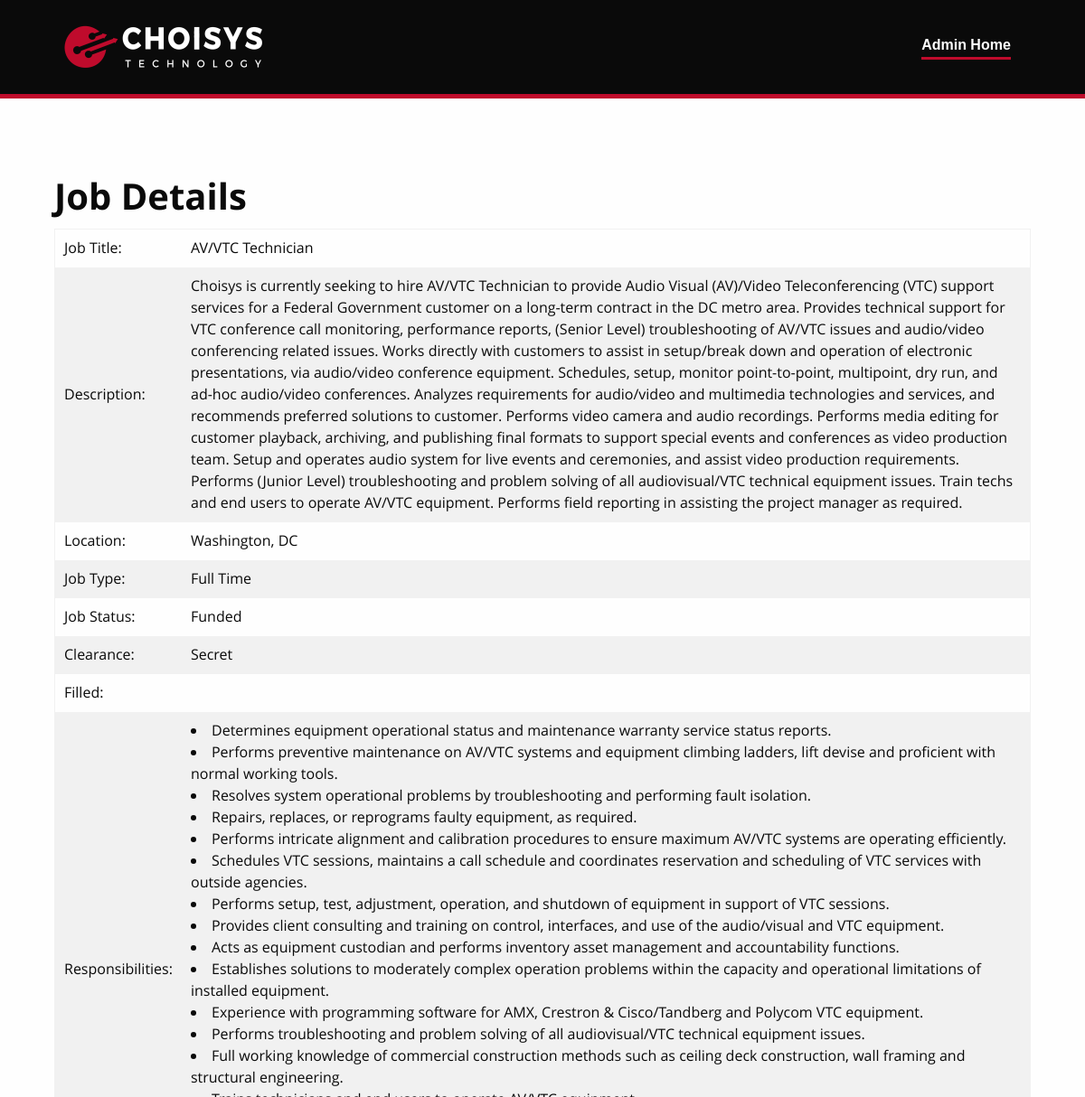
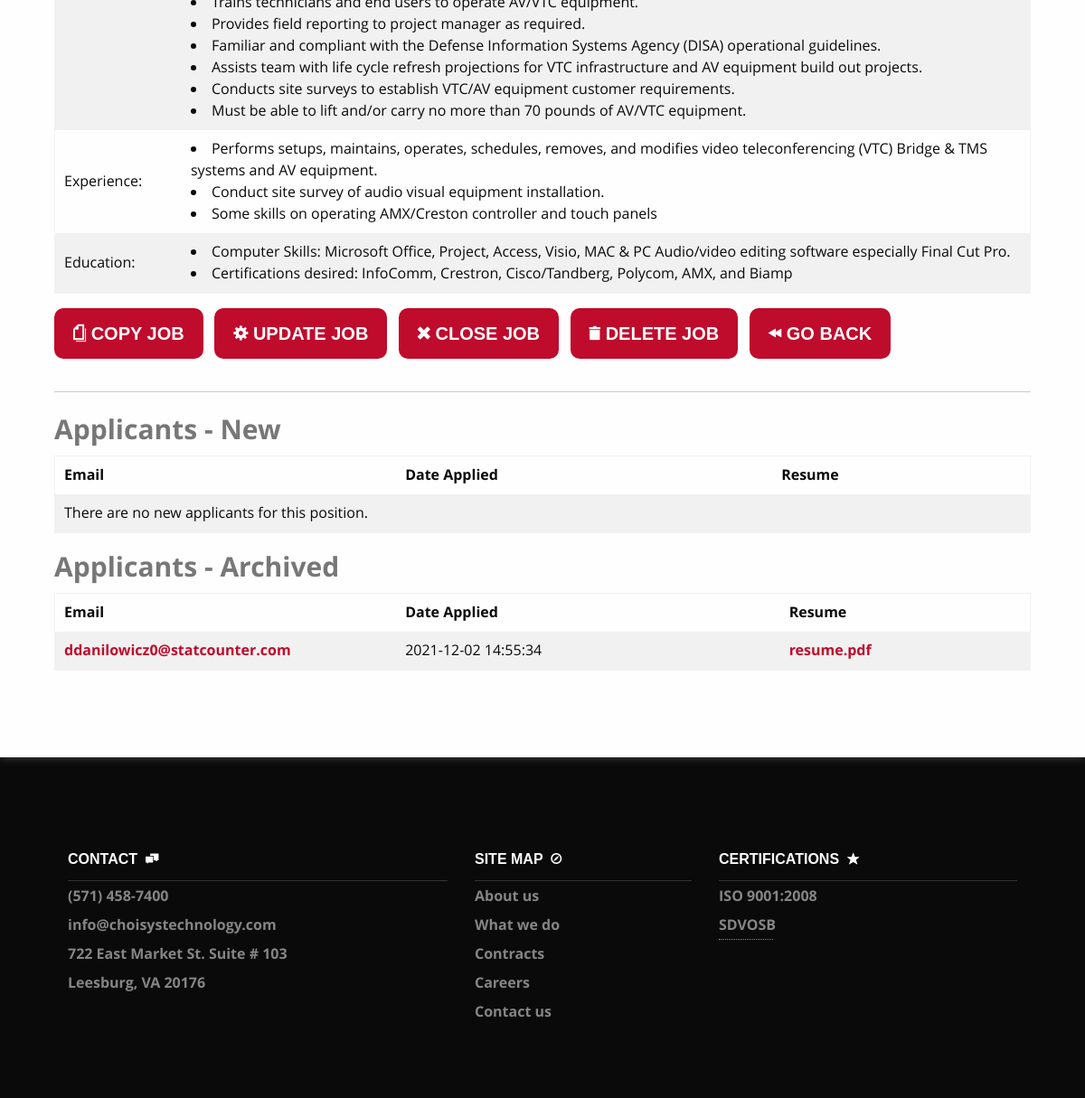
Screenshot of /src/html/admin/details-job.php?jobid=00009 with the database file from the repository (2 pictures, top to bottom).
### tables this page shows
CREATE TABLE `jobreqs` (
  `ID` int(5) UNSIGNED ZEROFILL NOT NULL,
  `TITLE` varchar(50)  NOT NULL,
  `LOCATION` varchar(50)  NOT NULL,
  `JOB_TYPE` enum('Part Time','Full Time')  NOT NULL,
  `JOB_STATUS` enum('Contingent','Funded')  NOT NULL,
  `CLEARANCE` enum('None','Public Trust','Secret','Top Secret')  NOT NULL,
  `DESCRIPTION` mediumtext  NOT NULL,
  `RESPONSIBILITY` mediumtext  NOT NULL,
  `EXPERIENCE` mediumtext  NOT NULL,
  `EDUCATION` mediumtext  NOT NULL,
  `DATE_CREATED` timestamp NOT NULL DEFAULT CURRENT_TIMESTAMP,
  `DATE_FILLED` date DEFAULT NULL
);

CREATE TABLE `applications` (
  `ID` int UNSIGNED NOT NULL,
  `JOBREQ_ID` int(5) UNSIGNED ZEROFILL NOT NULL,
  `EMAIL` varchar(100)  NOT NULL,
  `RESUME` varchar(255)  DEFAULT NULL,
  `DATE_APPLIED` timestamp NOT NULL DEFAULT CURRENT_TIMESTAMP,
  `ARCHIVE` tinyint(1) DEFAULT NULL
);

### src/private/functions.php (called while the page is built, shortened)
<?php
	function find_job_by_id($job_id) {
		global $connection;
		$safe_job_id = mysqli_real_escape_string($connection, $job_id);
		$query  = "SELECT * ";
		$query .= "FROM jobreqs ";
		$query .= "WHERE id = {$safe_job_id} ";
		$job_set = mysqli_query($connection, $query);
		if($job = mysqli_fetch_assoc($job_set)) {
			return $job;
		} else {
			return null;
		}
	}
	function find_all_apps_by_id($job_id) {
		global $connection;
		$safe_job_id = mysqli_real_escape_string($connection, $job_id);
		$query  = "SELECT * ";
		$query .= "FROM applications ";
		$query .= "WHERE jobreq_id = {$safe_job_id} ";
		$apps_set = mysqli_query($connection, $query);
		return $apps_set;
	}
?>

### src/html/admin/details-job.php (the view, shortened to what this page needs)
<?php
  include('../../private/functions.php');
  $jobid = $_GET['jobid'];
  if(isset($jobid) && is_numeric($jobid)) {
    $job = find_job_by_id($jobid);
    $apps = find_all_apps_by_id($jobid);
    $appsOld = find_all_apps_by_id($jobid);
    $appsTotal = mysqli_num_rows($apps);
    $responsibility = explode("\n", $job['RESPONSIBILITY']);
    $education = explode("\n", $job['EDUCATION']);
    $experience = explode("\n", $job['EXPERIENCE']);
    $htmlsafe_title = htmlentities($job['TITLE'] ?? '');
    $htmlsafe_description = htmlentities($job['DESCRIPTION'] ?? '');
    $htmlsafe_location = htmlentities($job['LOCATION'] ?? '');
    $htmlsafe_jobtype = htmlentities($job['JOB_TYPE'] ?? '');
    $htmlsafe_jobstatus = htmlentities($job['JOB_STATUS'] ?? '');
    $htmlsafe_clearance = htmlentities($job['CLEARANCE'] ?? '');
    $htmlsafe_filled = htmlentities($job['DATE_FILLED'] ?? '');
  }
  include('../../private/header.php');
?>
    <main>
      <div class="wrap">
        <h1>Job Details</h1>
         <table>
           <tr>
             <td>Job Title:</td>
             <td><?php echo $htmlsafe_title; ?></td>
           </tr>
           <tr>
             <td>Description:</td>
             <td><?php echo $htmlsafe_description; ?></td>
           </tr>
           <tr>
             <td>Location:</td>
             <td><?php echo $htmlsafe_location; ?></td>
           </tr>
           <tr>
             <td>Job Type:</td>
             <td><?php echo $htmlsafe_jobtype; ?></td>
           </tr>
           <tr>
             <td>Job Status:</td>
             <td><?php echo $htmlsafe_jobstatus; ?></td>
           </tr>
           <tr>
             <td>Clearance:</td>
             <td><?php echo $htmlsafe_clearance; ?></td>
           </tr>
           <tr>
             <td>Filled:</td>
             <td><?php echo $htmlsafe_filled; ?></td>
           </tr>
           <tr>
             <td>Responsibilities:</td>
             <td><?php
                    $resCount = count($responsibility);
                    for($x = 0; $x < $resCount; $x++) {
                      echo "<li>" . htmlentities($responsibility[$x]) . "</li>";
                    }
                   ?>
             </td>
           </tr>
           <tr>
             <td>Experience:</td>
             <td><?php
                    $expCount = count($experience);
                    for($x = 0; $x < $expCount; $x++) {
                      echo "<li>" . htmlentities($experience[$x]) . "</li>";
                    }
                  ?>
             </td>
           </tr>
           <tr>
             <td>Education:</td>
             <td><?php
                    $eduCount = count($education);
                    for($x = 0; $x < $eduCount; $x++) {
                      echo "<li>" . htmlentities($education[$x]) . "</li>";
                    }
                  ?>
             </td>
           </tr>
          </table>
          <a href="copy-job.php?jobid=<?php echo $jobid; ?>" class="primary large button"><i class="fi-page-copy"></i> Copy Job</a>  &nbsp;
          <a href="edit-job.php?jobid=<?php echo $jobid; ?>" class="primary large button"><i class="fi-widget"></i> Update Job</a> &nbsp;
          <a href="fill-job.php?jobid=<?php echo $jobid; ?>&action=<?php if($htmlsafe_filled === "") { echo "close"; } else { echo "open"; } ?>" class="primary large button"><i class="fi-x"></i> <?php if($htmlsafe_filled === "") { echo "Close"; } else { echo "Open"; }?> Job</a> &nbsp;
          <a href="delete-job.php?jobid=<?php echo $jobid; ?>" class="primary large button"><i class="fi-trash"></i> Delete Job</a> &nbsp;
          <a class="primary large button" href="/admin/" ><i class="fi-rewind"></i> Go Back</a>
        <hr>
        <div class="applicants">
          <h2 id="applications">Applicants - New</h2>
          <table>
            <tr>
              <th width="35%">Email</th>
              <th>Date Applied</th>
              <th>Resume</th>
            </tr>
            <?php
              $appCount = 0;
              if(is_numeric($appsTotal)) {
                  while ($row = $apps->fetch_assoc()) {
                    $archive = $row['ARCHIVE'];
                    if($archive !== '1') {
                      $urlsafe_email = urlencode($row['EMAIL'] ?? '');
                      $urlsafe_resume = urlencode($row['RESUME'] ?? '');
                      $htmlsafe_email = htmlentities($row['EMAIL'] ?? '');
                      $htmlsafe_resume = htmlentities($row['RESUME'] ?? '');
                      $htmlsafe_date_applied = htmlentities($row['DATE_APPLIED'] ?? '');
            ?>
            <tr>
              <td><?php echo "<a href=\"mailto:" . $urlsafe_email . "\">" . $htmlsafe_email . "</a>"; ?></td>
              <td><?php echo $htmlsafe_date_applied; ?></td>
              <td><?php echo "<a href=\"view-resume.php?resume=" . $urlsafe_resume . "\" target=\"_blank\">" . $htmlsafe_resume . "</a>"; ?></td>
            </tr>
            <?php   $appCount = $appCount + 1;
                  }
                }
              } else { ?>
              <tr>
                <td colspan="3">There are no new applicants for this position.</td>
              </tr>
            <?php } if($appCount === 0) { ?>
              <tr>
                <td colspan="3">There are no new applicants for this position.</td>
              </tr>
            <?php } ?>
          </table>
          <h2>Applicants - Archived</h2>
          <table>
            <tr>
              <th width="35%">Email</th>
              <th>Date Applied</th>
              <th>Resume</th>
            </tr>
            <?php
                $archCount = 0;
                if(is_numeric($appsTotal)) {
                  while ($row = $appsOld->fetch_assoc()) {
                    $archive = $row['ARCHIVE'];
                    if($archive === '1') {
                      $urlsafe_email = urlencode($row['EMAIL']);
                      $urlsafe_resume = urlencode($row['RESUME']);
                      $htmlsafe_email = htmlentities($row['EMAIL']);
                      $htmlsafe_resume = htmlentities($row['RESUME']);
                      $htmlsafe_date_applied = htmlentities($row['DATE_APPLIED']);
            ?>
            <tr>
              <td><?php echo "<a href=\"mailto:" . $urlsafe_email . "\">" . $htmlsafe_email . "</a>"; ?></td>
              <td><?php echo $htmlsafe_date_applied; ?></td>
              <td><?php echo "<a href=\"view-resume.php?resume=" . $urlsafe_resume . "\" target=\"_blank\">" . $htmlsafe_resume . "</a>"; ?></td>
            </tr>
            <?php   $archCount = $archCount + 1;
                    }
                  }
                } else { ?>
              <tr>
                <td colspan="3">There are no archived applicants for this position.</td>
              </tr>
            <?php }  if ($archCount === 0) { ?>
              <tr>
                <td colspan="3">There are no archived applicants for this position.</td>
              </tr>
            <?php } ?>
          </table>
        </div>
      </div>
    </main>
<?php
     include('../../private/footer.php');
?>

### rows the page displays
jobreqs: TITLE "AV/VTC Technician", DESCRIPTION "Choisys is currently seeking to hire AV/VTC Technician to provide Audio Visual (AV)/Video Teleconferencing (VTC) support services for a Federal Government customer on a long-term contract in the DC metro area. Provides technical support for VTC conference call monitoring, performance reports, (Senior Level) troubleshooting of AV/VTC issues and audio/video conferencing related issues. Works directly with customers to assist in setup/break down and operation of electronic presentations, via audio/video conference equipment. Schedules, setup, monitor point-to-point, multipoint, dry run, and ad-hoc audio/video conferences. Analyzes requirements for audio/video and multimedia technologies and…", LOCATION "Washington, DC", JOB_TYPE "Full Time", JOB_STATUS "Funded", CLEARANCE "Secret", RESPONSIBILITY "Determines equipment operational status and maintenance warranty service status reports.", RESPONSIBILITY "Performs preventive maintenance on AV/VTC systems and equipment climbing ladders, lift devise and proficient with normal working tools.", RESPONSIBILITY "Resolves system operational problems by troubleshooting and performing fault isolation.", RESPONSIBILITY "Repairs, replaces, or reprograms faulty equipment, as required.", RESPONSIBILITY "Performs intricate alignment and calibration procedures to ensure maximum AV/VTC systems are operating efficiently.", RESPONSIBILITY "Schedules VTC sessions, maintains a call schedule and coordinates reservation and scheduling of VTC services with outside agencies.", RESPONSIBILITY "Performs setup, test, adjustment, operation, and shutdown of equipment in support of VTC sessions.", RESPONSIBILITY "Provides client consulting and training on control, interfaces, and use of the audio/visual and VTC equipment.", RESPONSIBILITY "Acts as equipment custodian and performs inventory asset management and accountability functions.", RESPONSIBILITY "Establishes solutions to moderately complex operation problems within the capacity and operational limitations of installed equipment.", RESPONSIBILITY "Experience with programming software for AMX, Crestron & Cisco/Tandberg and Polycom VTC equipment.", RESPONSIBILITY "Performs troubleshooting and problem solving of all audiovisual/VTC technical equipment issues.", RESPONSIBILITY "Full working knowledge of commercial construction methods such as ceiling deck construction, wall framing and structural engineering.", RESPONSIBILITY "Trains technicians and end users to operate AV/VTC equipment.", RESPONSIBILITY "Provides field reporting to project manager as required.", RESPONSIBILITY "Familiar and compliant with the Defense Information Systems Agency (DISA) operational guidelines.", RESPONSIBILITY "Assists team with life cycle refresh projections for VTC infrastructure and AV equipment build out projects.", RESPONSIBILITY "Conducts site surveys to establish VTC/AV equipment customer requirements.", RESPONSIBILITY "Must be able to lift and/or carry no more than 70 pounds of AV/VTC equipment.", EXPERIENCE "Performs setups, maintains, operates, schedules, removes, and modifies video teleconferencing (VTC) Bridge & TMS systems and AV equipment.", EXPERIENCE "Conduct site survey of audio visual equipment installation.", EXPERIENCE "Some skills on operating AMX/Creston controller and touch panels", EDUCATION "Computer Skills: Microsoft Office, Project, Access, Visio, MAC & PC Audio/video editing software especially Final Cut Pro.", EDUCATION "Certifications desired: InfoComm, Crestron, Cisco/Tandberg, Polycom, AMX, and Biamp"
applications: EMAIL "ddanilowicz0@statcounter.com", DATE_APPLIED "2021-12-02 14:55:34", RESUME "resume.pdf"
